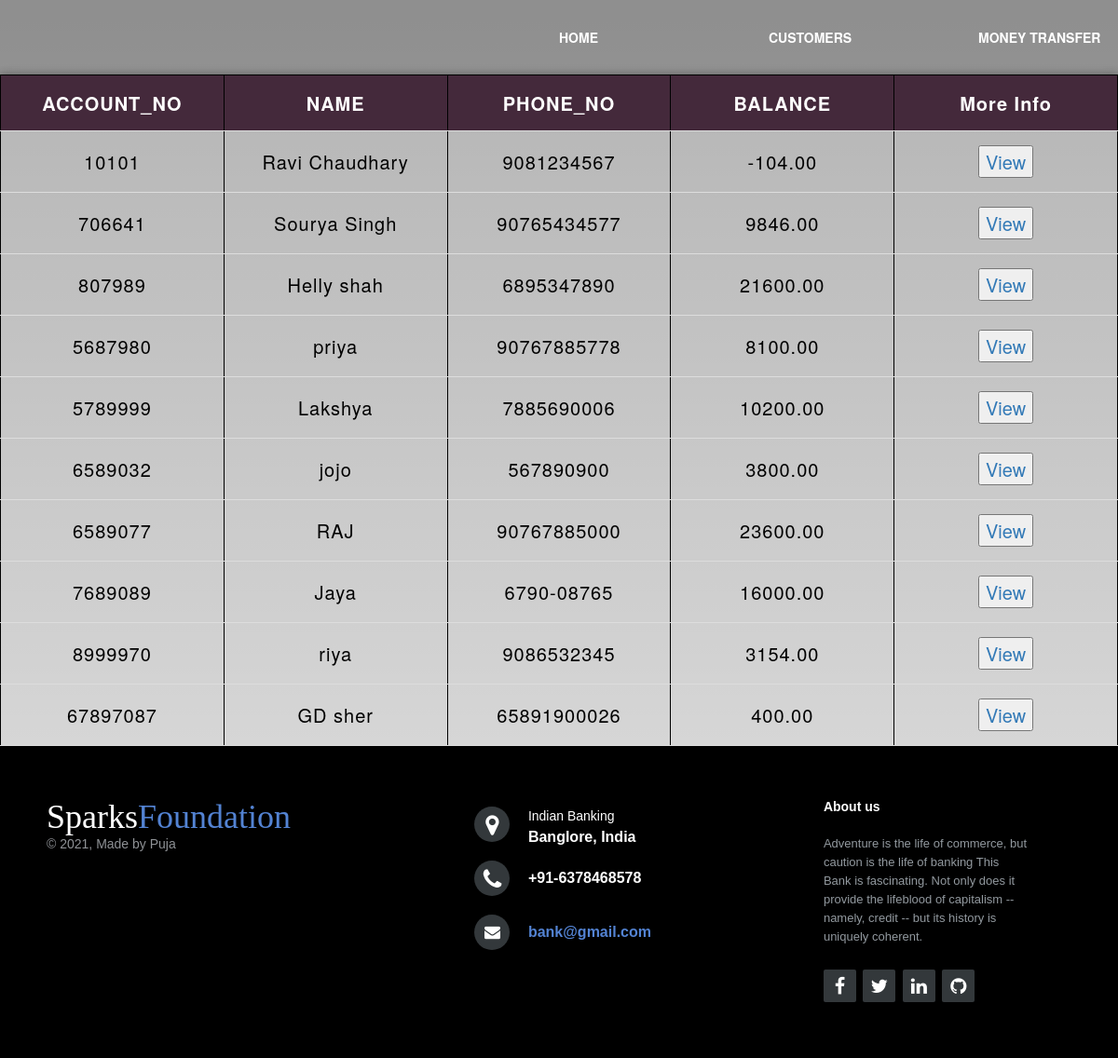
/cust.php, run on the app's committed database.
### tables this page shows
CREATE TABLE `customer` (
  `accno` int(11) NOT NULL,
  `name` char(30) NOT NULL,
  `address` varchar(100) NOT NULL,
  `phone` varchar(15) NOT NULL,
  `email` varchar(80) NOT NULL,
  `aadhar_no` varchar(20) NOT NULL,
  `acc_type` varchar(20) NOT NULL,
  `status` char(15) NOT NULL,
  `balance` float(15,2) NOT NULL
);

### cust.php (the view, shortened to what this page needs)
<html>
    <head>
            <link href ="https://maxcdn.bootstrapcdn.com/bootstrap/3.4.1/css/bootstrap.min.css" type="text/css" rel="stylesheet">
</head>
<body>
<div>
<table>
<th>ACCOUNT_NO</th><th>NAME</th><th>PHONE_NO</th>
<th>BALANCE</th><th>More Info</th>
<nav>
            <div class="logo">
            </div>
            <div class="menu">
             <a href="index.php">Home</a>
             <a href="cust.php">Customers</a>
             <a href="transaction.php">Money Transfer</a>
            </div>
        </nav>
<?php
        $con= mysqli_connect ('localhost' ,'root',"",'bank');
                   $selectquery ="select * from customer ";
                   $query=mysqli_query($con,$selectquery);
                   while($res=mysqli_fetch_array($query)){
                ?>
                      <tr>
                            <td><?php echo $res['accno']; ?></td>
                            <td><?php echo $res['name']; ?></td>
                            <td><?php echo $res['phone']; ?></td>
                            <td><?php echo $res['balance']; ?></td>
                            <td><a href="customers.php?acc_no=<?php echo $res['accno']; ?>"><button>View</button></a></td>
                      </tr>
                <?php
                   }
?>
</table>
</div>
<?php include("footer.php"); ?>
</body>
</html>

### footer.php (shortened to what this page needs)
<footer class="footer-distributed">
    <div class="footer-left">
    <h3>Sparks<span>Foundation</span></h3>
    <p class="footer-company-name"> &copy; 2021, Made by Puja</p>
    </div>
    <div class="footer-center">
    <div>
    <i class="fa fa-map-marker"></i>
    <p><span>Indian Banking</span> Banglore, India</p>
    </div>
    <div>
    <i class="fa fa-phone"></i>
    <p>+91-6378468578</p>
    </div>
    <div>
    <i class="fa fa-envelope"></i>
    <p><a href="mailto:bank@gmail.com">bank@gmail.com</a></p>
    </div>
    </div>
    <div class="footer-right">
    <p class="footer-company-about">
    <span>About us</span>Adventure is the life of commerce, but caution is the life of banking
    This Bank is fascinating. Not only does it provide the lifeblood of capitalism -- namely, credit -- but its history is uniquely coherent.
    </p>
    <div class="footer-icons">
    <a href="https://www.facebook.com/"><i class="fa fa-facebook"></i></a>
    <a href="https://twitter.com/LOGIN"><i class="fa fa-twitter"></i></a>
    <a href="https://www.linkedin.com/"><i class="fa fa-linkedin"></i></a>
    <a href="https://github.com/login"><i class="fa fa-github"></i></a>
    </div>
    </div>
    </footer>
</body>
</html>
<head>
<link rel="stylesheet" href="http://maxcdn.bootstrapcdn.com/font-awesome/4.2.0/css/font-awesome.min.css">
</head>

### cust.php (style rules this page uses)
body { background-size: cover; background-image:linear-gradient(rgba(0,0,0,0.3),rgba(0,0,0,0.1)); }
table ,th,td { border:1px solid black; }
table { position:relative; border-collapse: collapse; width:800px; border:1px solid #bdc3c7; box-shadow: 2px 2px 12px rgba(0,0,0,0.2), -1px -1px 8px rgba(0,0,0,0.2); letter-spacing: 1px; padding:10px 0 ; font-size:20px; table-layout: fixed; }
table { width:100%; border-collapse: collapse; }
th { text-align: center; background-color: #44293b; color: white; }
td { text-align: center; height:70%; width:40%; color: black; }
th, td { padding: 15px; text-align: center; border-bottom: 1px solid #ddd; }
nav { width:100%; height:10vh;background:rgba(0,0,0,0.2);color:white; display:flex;text-transform: uppercase; justify-content: space-between;align-items: center; }
nav .logo { width:35%;text-align: center; }
nav .menu { width:50%;justify-content: space-between;display:flex; }
nav .menu a { width:25%;text-decoration: none; color:white;font-weight: bold; }

### footer.php (style rules this page uses)
body { margin: 0; padding: 0; }
footer { position:absolute; }
.footer-distributed { background-color: black; box-shadow: 0 1px 1px 0 rgba(0, 0, 0, 0.12); box-sizing: border-box; width: 100%; text-align: left; font: bold 16px sans-serif; padding: 55px 50px; }
.footer-distributed .footer-left, .footer-distributed .footer-center, .footer-distributed .footer-right { display: inline-block; vertical-align: top; }
.footer-distributed .footer-left { width: 40%; }
.footer-distributed h3 { color: #ffffff; font: normal 36px cursive; margin: 0; }
.footer-distributed h3 span { color: #5383d3; }
.footer-distributed .footer-company-name { color: #8f9296; font-size: 14px; font-weight: normal; margin: 0; }
.footer-distributed .footer-center { width: 35%; }
.footer-distributed .footer-center i { background-color: #33383b; color: #ffffff; font-size: 25px; width: 38px; height: 38px; border-radius: 50%; text-align: center; line-height: 42px; margin: 10px 15px; vertical-align: middle; }
.footer-distributed .footer-center i.fa-envelope { font-size: 17px; line-height: 38px; }
.footer-distributed .footer-center p { display: inline-block; color: #ffffff; vertical-align: middle; margin:0; }
.footer-distributed .footer-center p span { display:block; font-weight: normal; font-size:14px; line-height:2; }
.footer-distributed .footer-center p a { color: #5383d3; text-decoration: none;; }
.footer-distributed .footer-right { width: 20%; }
.footer-distributed .footer-company-about { line-height: 20px; color: #92999f; font-size: 13px; font-weight: normal; margin: 0; }
.footer-distributed .footer-company-about span { display: block; color: #ffffff; font-size: 14px; font-weight: bold; margin-bottom: 20px; }
.footer-distributed .footer-icons { margin-top: 25px; }
.footer-distributed .footer-icons a { display: inline-block; width: 35px; height: 35px; cursor: pointer; background-color: #33383b; border-radius: 2px; padding :8px; font-size: 20px; color: #ffffff; text-align: center; line-height: 35px; margin-right: 3px; margin-bottom: 5px; }

### data on the page
customer: accno "10101", name "Ravi Chaudhary", phone "9081234567", balance "-104.00"
customer: accno "706641", name "Sourya Singh", phone "90765434577", balance "9846.00"
customer: accno "807989", name "Helly shah", phone "6895347890", balance "21600.00"
customer: accno "5687980", name "priya", phone "90767885778", balance "8100.00"
customer: accno "5789999", name "Lakshya", phone "7885690006", balance "10200.00"
customer: accno "6589032", name "jojo", phone "567890900", balance "3800.00"
customer: accno "6589077", name "RAJ", phone "90767885000", balance "23600.00"
customer: accno "7689089", name "Jaya", phone "6790-08765", balance "16000.00"
customer: accno "8999970", name "riya", phone "9086532345", balance "3154.00"
customer: accno "67897087", name "GD sher", phone "65891900026", balance "400.00"
